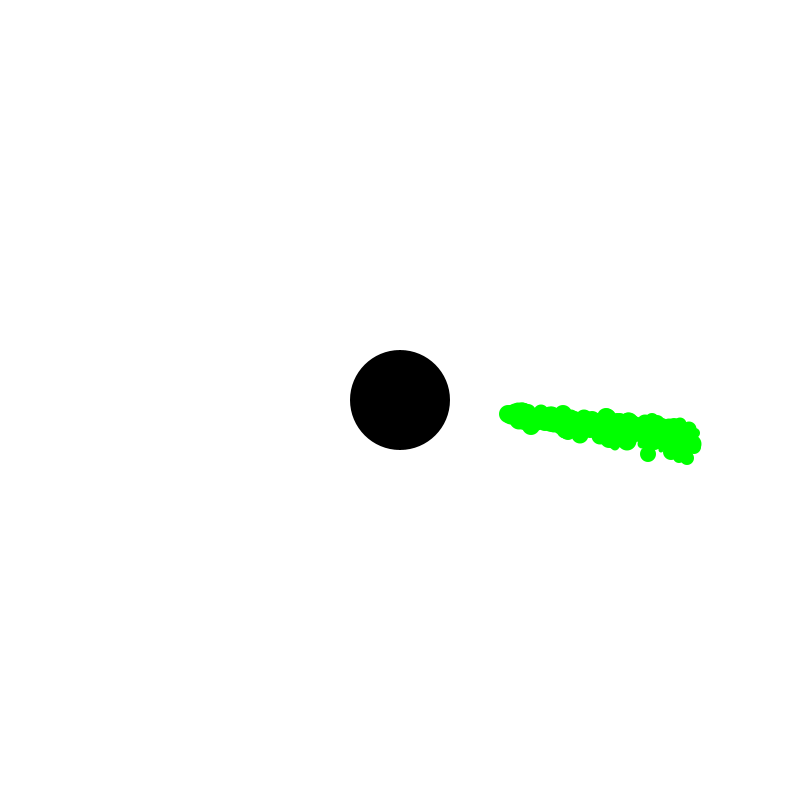
Frame 1 (no input)
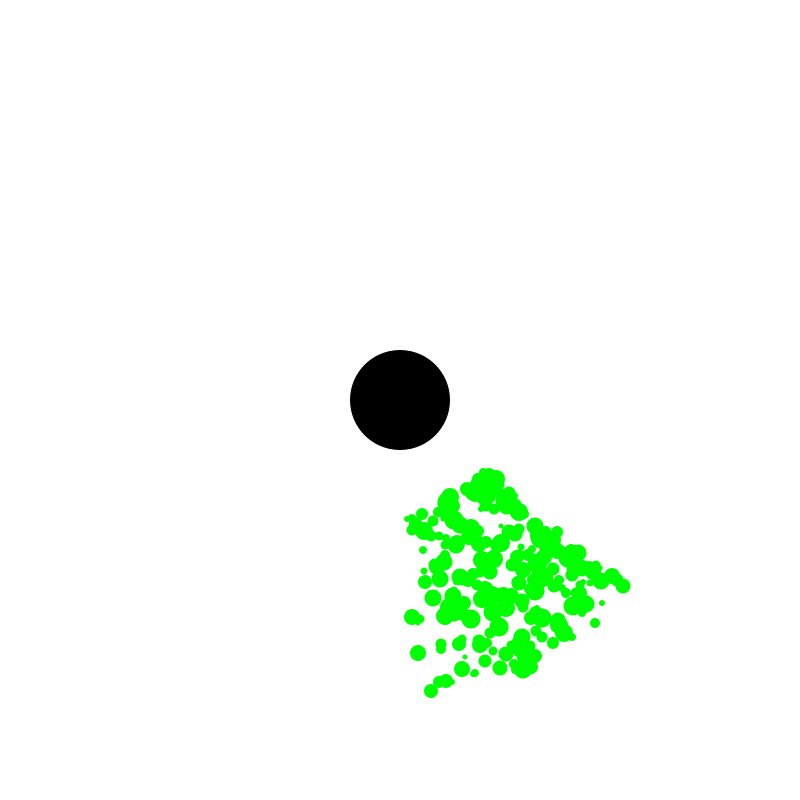
Frame 60 (the mouse pressed at the canvas centre just before this capture)
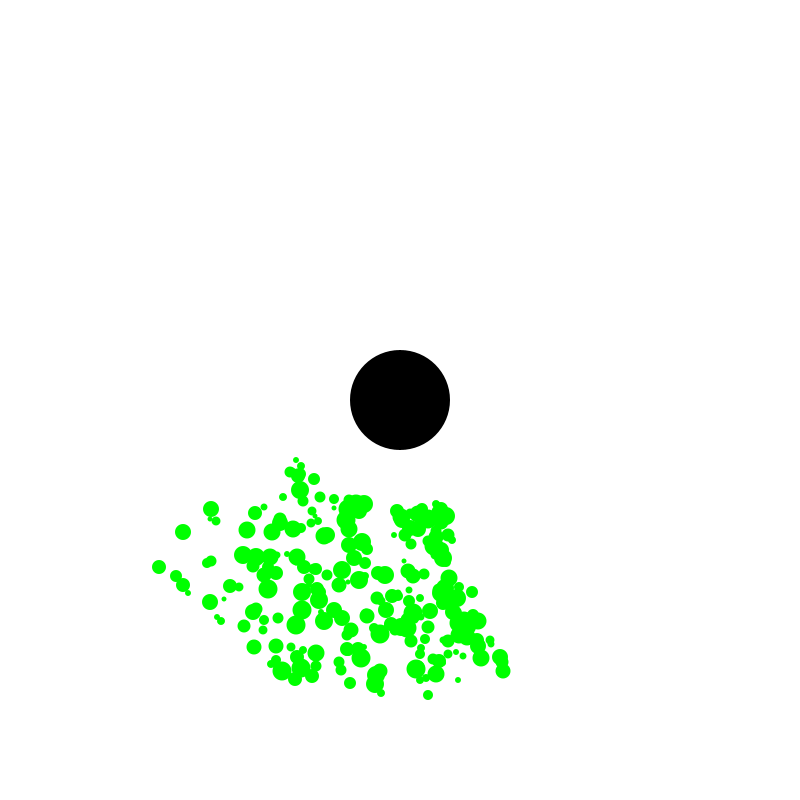
Frame 120 (the mouse held since frame 60 and released just before this capture)

The Processing sketch that drew these frames (run headless with seeded random() and noise(); from frame 60 on, the mouse is pressed at the canvas centre):

// Processing sketch: processing_88937
// ── processing_88937.pde

int cx;
int cy;
int orbitSize;
float orbitTime;
int circleSize;

int junkAmount = 250;

Satellite[] spaceJunk = new Satellite[junkAmount];

void setup(){
  
  size(800,800);
  background(255);
  noStroke();
  smooth();
  
  cx = width/2;
  cy = height/2;
  orbitSize = 200;
  orbitTime = 1000.0;
  circleSize = 50;
  
  for (int i= 0; i<junkAmount; i++) {
    spaceJunk[i] = new Satellite(width/2, height/2);
  }
  
}

void draw(){
  background(255);
  fill(0);
  ellipse(width/2,height/2, 100,100);
  
  for (int i = 0; i < junkAmount; i++) {
    spaceJunk[i].display();
  }
  
}

class Satellite {
  int cx;
  int cy;
  int orbitSize;
  float orbitTime;
  int circleSize;

  Satellite(int _cx, int _cy) {

    cx = _cx;
    cy = _cy;
    orbitSize = int(random(110, 300));
    orbitTime = random(900.0, 2000.0);
    circleSize = int(random(5, 20));
  }

  void display() {

    float t = millis()/orbitTime;

    int x = int(cx+orbitSize*cos(t));
    int y = int(cy+orbitSize*sin(t));
    
    fill(0,255,0);

    ellipse(x, y, circleSize, circleSize);
  }
}
